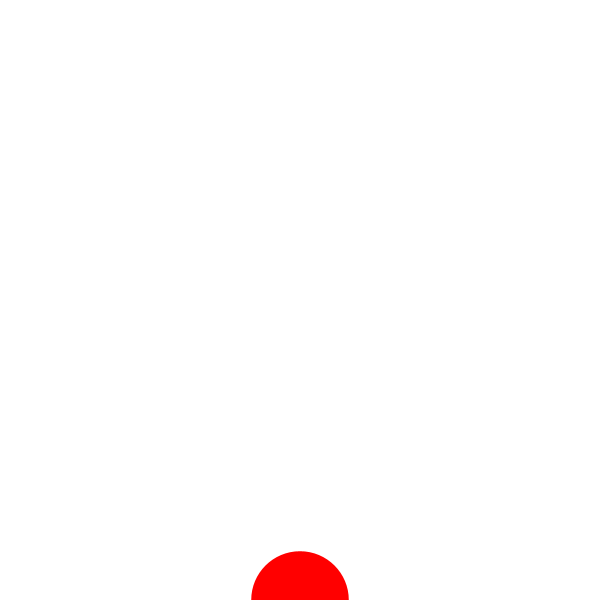
Frame 1 (no input)
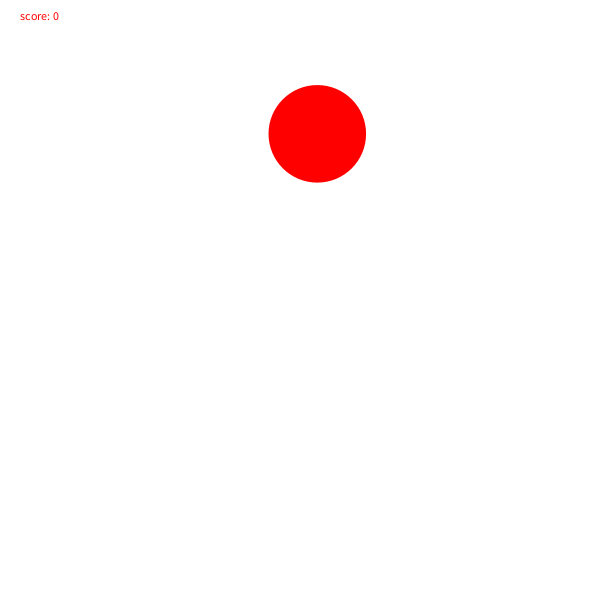
Frame 60 (the mouse pressed at the canvas centre just before this capture)
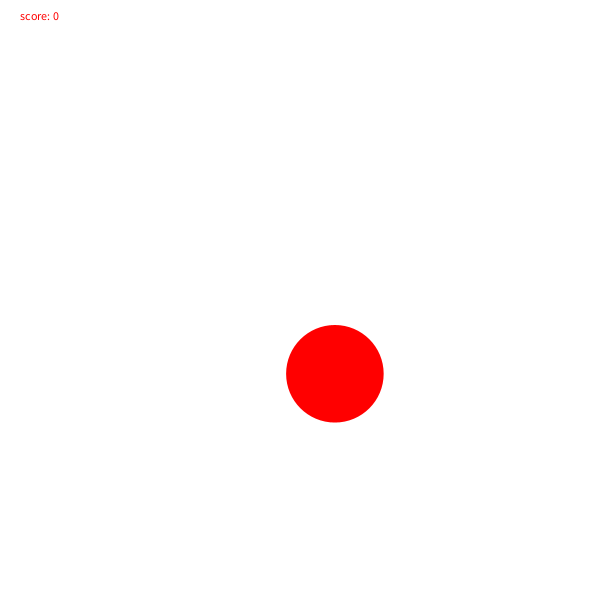
Frame 120 (the mouse held since frame 60 and released just before this capture)

The Processing sketch that drew these frames (run headless with seeded random() and noise(); from frame 60 on, the mouse is pressed at the canvas centre):

// Processing sketch: fruit_ninja
// ── fruit_ninja.pde
float x; 
float y; 
float sebx; 
float seby; 
float vely; 
float r;
int score;

void setup() {
  size(600, 600);
  noStroke();
  vely=0.2;
  x=300;
  new_round();
}

void new_round() {
  y=600;
  sebx=random(-1, 1);
  seby=random(-15, -10);
  r= random(50, 100);
}
void draw() {
  background(#ffffff);

  text("score: "+score, 20, 20);

  fill(#ff0000);
  ellipse(x, y, r, r);


  x+=sebx;
  y+=seby;
  seby+=vely;

  if (y>700 || x<0 || x >600) {
    new_round();
  }
}

void mouseClicked() {
  if (is_ellipse_clicked()) {
    score+=1;
    new_round();
  }
}

boolean is_ellipse_clicked() {
  if (abs(x-mouseX)<r && abs(y-mouseY)<r) {
    return true;
  } else {
    return false;
  }
}
